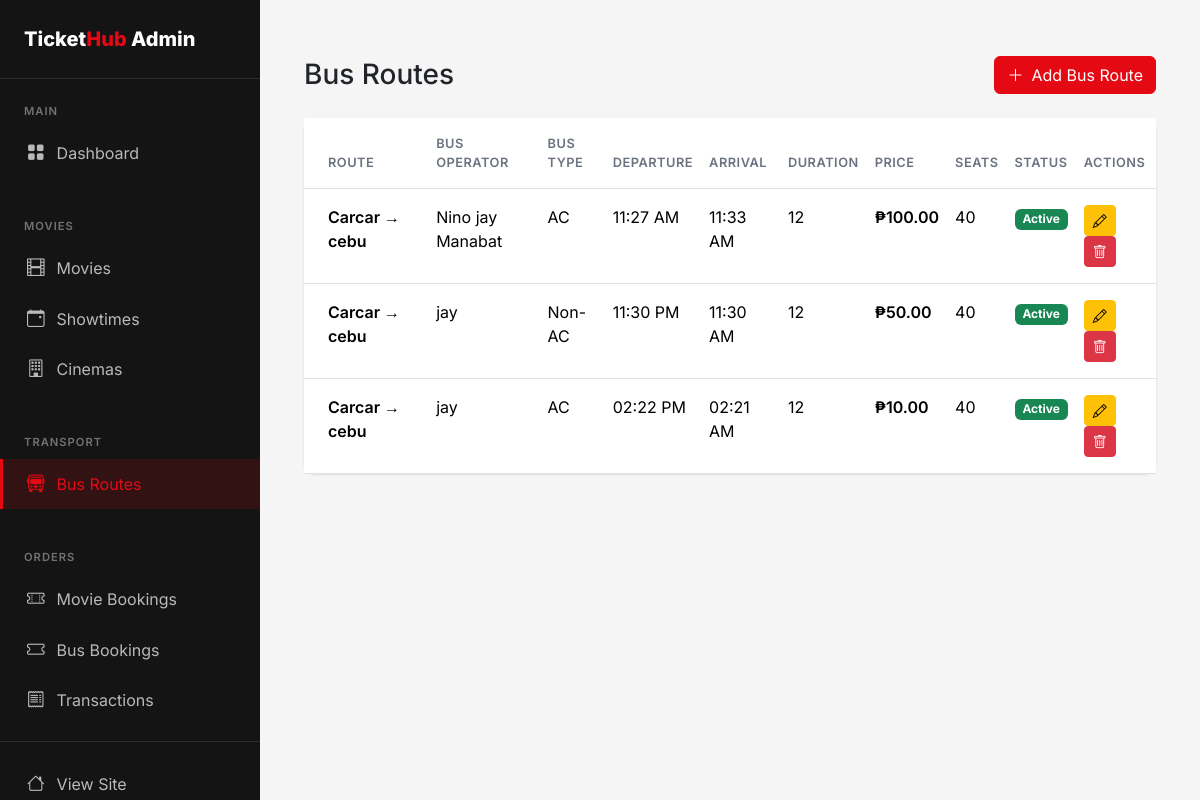
Page /admin/bus-routes (signed in) on the earlier database version.
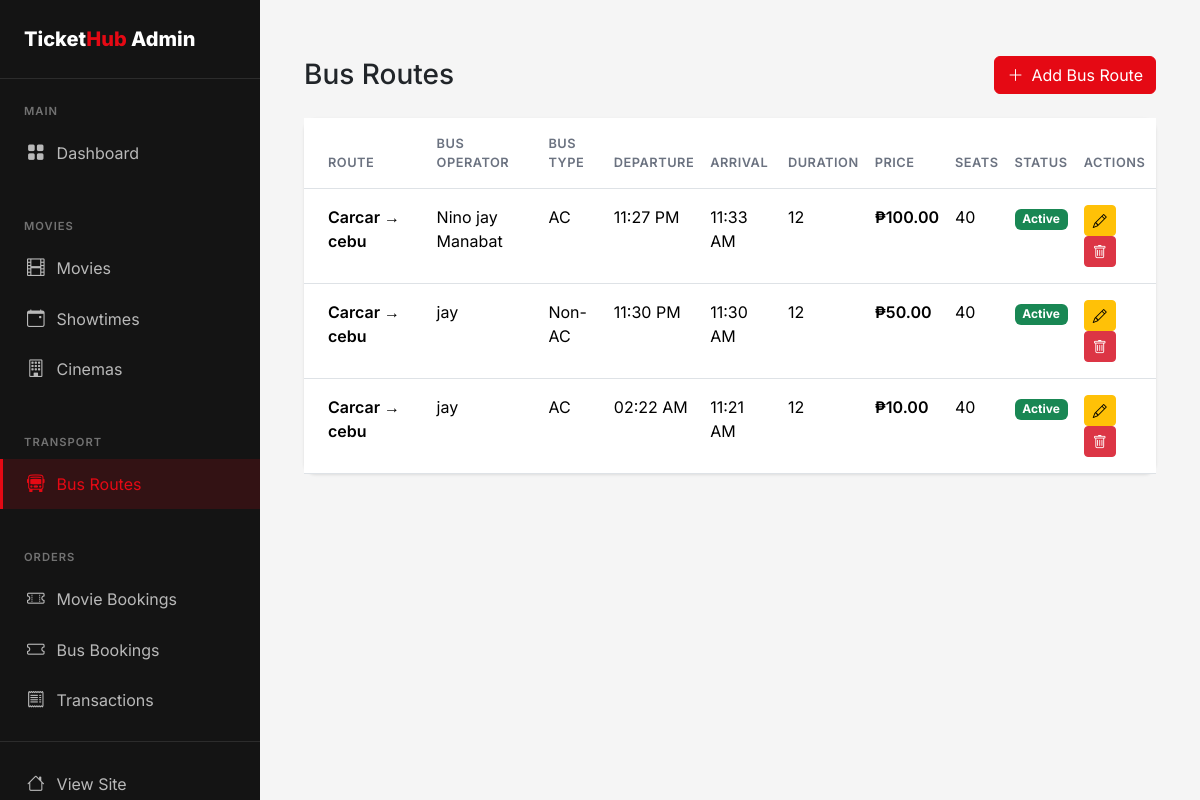
Same page on the later database version.
### flask_app/app.py (models this page shows)
class BusRoute(db.Model):
    id = db.Column(db.Integer, primary_key=True)
    origin = db.Column(db.String(100), nullable=False)
    destination = db.Column(db.String(100), nullable=False)
    bus_operator = db.Column(db.String(100))
    bus_type = db.Column(db.String(50))  # AC, Non-AC, Sleeper, etc.
    departure_time = db.Column(db.Time, nullable=False)
    arrival_time = db.Column(db.Time, nullable=False)
    duration = db.Column(db.String(50))
    price = db.Column(db.Float, nullable=False)
    total_seats = db.Column(db.Integer, default=40)
    amenities = db.Column(db.String(255))  # WiFi, Charging, etc.
    is_active = db.Column(db.Boolean, default=True)
    schedules = db.relationship('BusSchedule', backref='route', lazy=True)

### flask_app/app.py (the view)
@app.route('/admin/bus-routes')
@login_required
@admin_required
def admin_bus_routes():
    routes = BusRoute.query.all()
    return render_template('admin/bus/list.html', routes=routes)

### flask_app/app.py (called while the page is built)
@app.after_request
def add_no_cache_headers(response):
    if request.endpoint != 'static':
        response.headers['Cache-Control'] = 'no-store, no-cache, must-revalidate, private, max-age=0'
        response.headers['Pragma'] = 'no-cache'
        response.headers['Expires'] = '0'
    return response

@login_manager.user_loader
def load_user(user_id):
    return User.query.get(int(user_id))

def admin_required(f):
    @wraps(f)
    def decorated_function(*args, **kwargs):
        if not current_user.is_authenticated or not current_user.is_admin:
            flash('You need admin access for this action.', 'error')
            return redirect(url_for('index'))
        return f(*args, **kwargs)
    return decorated_function

### flask_app/templates/admin/bus/list.html (shortened to what this page needs)
{% extends 'admin/base.html' %}
{% block admin_content %}
<div class="container-fluid py-4">
    <div class="row mb-4">
        <div class="col-12 d-flex justify-content-between align-items-center">
            <h1 class="h3 mb-0">Bus Routes</h1>
            <a href="{{ url_for('admin_add_bus_route') }}" class="btn btn-primary">
                <i class="bi bi-plus-lg me-2"></i>Add Bus Route
            </a>
        </div>
    </div>
    {% if routes %}
    <div class="card">
        <div class="table-responsive">
            <table class="table table-hover mb-0">
                <thead class="bg-light">
                    <tr>
                        <th class="px-4 py-3">Route</th>
                        <th class="py-3">Bus Operator</th>
                        <th class="py-3">Bus Type</th>
                        <th class="py-3">Departure</th>
                        <th class="py-3">Arrival</th>
                        <th class="py-3">Duration</th>
                        <th class="py-3">Price</th>
                        <th class="py-3">Seats</th>
                        <th class="py-3">Status</th>
                        <th class="py-3">Actions</th>
                    </tr>
                </thead>
                <tbody>
                    {% for route in routes %}
                    <tr>
                        <td class="px-4 py-3">
                            <span class="fw-semibold">{{ route.origin }} → {{ route.destination }}</span>
                        </td>
                        <td class="py-3">{{ route.bus_operator or '-' }}</td>
                        <td class="py-3">{{ route.bus_type or '-' }}</td>
                        <td class="py-3">{{ route.departure_time.strftime('%I:%M %p') }}</td>
                        <td class="py-3">{{ route.arrival_time.strftime('%I:%M %p') }}</td>
                        <td class="py-3">{{ route.duration or '-' }}</td>
                        <td class="py-3 fw-semibold">₱{{ "%.2f"|format(route.price) }}</td>
                        <td class="py-3">{{ route.total_seats }}</td>
                        <td class="py-3">
                            {% if route.is_active %}
                                <span class="badge bg-success">Active</span>
                            {% else %}
                                <span class="badge bg-danger">Inactive</span>
                            {% endif %}
                        </td>
                        <td class="py-3">
                            <a href="{{ url_for('admin_edit_bus_route', route_id=route.id) }}" class="btn btn-sm btn-warning">
                                <i class="bi bi-pencil"></i>
                            </a>
                            <form method="POST" action="{{ url_for('admin_delete_bus_route', route_id=route.id) }}" style="display: inline;">
                                <button type="submit" class="btn btn-sm btn-danger" onclick="return confirm('Are you sure?')">
                                    <i class="bi bi-trash"></i>
                                </button>
                            </form>
                        </td>
                    </tr>
                    {% endfor %}
                </tbody>
            </table>
        </div>
    </div>
    {% else %}
    <div class="alert alert-info text-center py-5">
        <i class="bi bi-info-circle me-2"></i>
        <strong>No bus routes found</strong>
        <p class="mt-2"><a href="{{ url_for('admin_add_bus_route') }}" class="btn btn-sm btn-primary">Add Your First Route</a></p>
    </div>
    {% endif %}
</div>
{% endblock %}

Differences in the rows shown:
changed BusRoute "Nino jay Manabat": departure_time "11:27 AM" → "11:27 PM"
changed BusRoute (number 3 of 3 on the later page): departure_time "02:22 PM" → "02:22 AM"; arrival_time "02:21 AM" → "11:21 AM"
